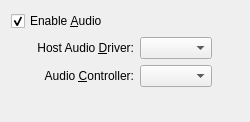
<ui version="4.0" >
 <comment>
 VBox frontends: Qt4 GUI ("VirtualBox"):

 Copyright (C) 2008 Sun Microsystems, Inc.

 This file is part of VirtualBox Open Source Edition (OSE), as
 available from http://www.virtualbox.org. This file is free software;
 you can redistribute it and/or modify it under the terms of the GNU
 General Public License (GPL) as published by the Free Software
 Foundation, in version 2 as it comes in the "COPYING" file of the
 VirtualBox OSE distribution. VirtualBox OSE is distributed in the
 hope that it will be useful, but WITHOUT ANY WARRANTY of any kind.

 Please contact Sun Microsystems, Inc., 4150 Network Circle, Santa
 Clara, CA 95054 USA or visit http://www.sun.com if you need
 additional information or have any questions.
 </comment>
 <class>VBoxVMSettingsAudio</class>
 <widget class="QWidget" name="VBoxVMSettingsAudio" >
  <property name="geometry" >
   <rect>
    <x>0</x>
    <y>0</y>
    <width>250</width>
    <height>122</height>
   </rect>
  </property>
  <layout class="QGridLayout" >
   <item row="0" column="0" colspan="2" >
    <widget class="QCheckBox" name="mGbAudio" >
     <property name="whatsThis" >
      <string>When checked, the virtual PCI audio card is plugged into the virtual machine that uses the specified driver to communicate to the host audio card.</string>
     </property>
     <property name="text" >
      <string>Enable &amp;Audio</string>
     </property>
     <property name="checked" >
      <bool>true</bool>
     </property>
    </widget>
   </item>
   <item row="1" column="0" >
    <spacer>
     <property name="orientation" >
      <enum>Qt::Horizontal</enum>
     </property>
     <property name="sizeType" >
      <enum>QSizePolicy::Fixed</enum>
     </property>
     <property name="sizeHint" >
      <size>
       <width>20</width>
       <height>20</height>
      </size>
     </property>
    </spacer>
   </item>
   <item row="1" column="1" >
    <widget class="QWidget" native="1" name="mAudioChild" >
     <layout class="QGridLayout" >
      <property name="leftMargin" >
       <number>0</number>
      </property>
      <property name="topMargin" >
       <number>0</number>
      </property>
      <property name="rightMargin" >
       <number>0</number>
      </property>
      <property name="bottomMargin" >
       <number>0</number>
      </property>
      <item row="0" column="0" >
       <widget class="QLabel" name="mLbAudioDriver" >
        <property name="text" >
         <string>Host Audio &amp;Driver:</string>
        </property>
        <property name="alignment" >
         <set>Qt::AlignRight|Qt::AlignTrailing|Qt::AlignVCenter</set>
        </property>
        <property name="buddy" >
         <cstring>mCbAudioDriver</cstring>
        </property>
       </widget>
      </item>
      <item row="0" column="1" >
       <widget class="QComboBox" name="mCbAudioDriver" >
        <property name="whatsThis" >
         <string>Controls the audio output driver. The &lt;b>Null Audio Driver&lt;/b> makes the guest see an audio card, however every access to it will be ignored.</string>
        </property>
       </widget>
      </item>
      <item row="1" column="0" >
       <widget class="QLabel" name="mLbAudioController" >
        <property name="text" >
         <string>Audio &amp;Controller:</string>
        </property>
        <property name="alignment" >
         <set>Qt::AlignRight|Qt::AlignTrailing|Qt::AlignVCenter</set>
        </property>
        <property name="buddy" >
         <cstring>mCbAudioController</cstring>
        </property>
       </widget>
      </item>
      <item row="1" column="1" >
       <widget class="QComboBox" name="mCbAudioController" >
        <property name="whatsThis" >
         <string>Selects the type of the virtual sound card. Depending on this value, VirtualBox will provide different audio hardware to the virtual machine.</string>
        </property>
       </widget>
      </item>
     </layout>
    </widget>
   </item>
   <item row="1" column="2" >
    <spacer>
     <property name="orientation" >
      <enum>Qt::Horizontal</enum>
     </property>
     <property name="sizeHint" >
      <size>
       <width>40</width>
       <height>20</height>
      </size>
     </property>
    </spacer>
   </item>
   <item row="2" column="1" >
    <spacer>
     <property name="orientation" >
      <enum>Qt::Vertical</enum>
     </property>
     <property name="sizeHint" >
      <size>
       <width>20</width>
       <height>40</height>
      </size>
     </property>
    </spacer>
   </item>
  </layout>
 </widget>
 <resources/>
 <connections>
  <connection>
   <sender>mGbAudio</sender>
   <signal>toggled(bool)</signal>
   <receiver>mAudioChild</receiver>
   <slot>setEnabled(bool)</slot>
   <hints>
    <hint type="sourcelabel" >
     <x>111</x>
     <y>19</y>
    </hint>
    <hint type="destinationlabel" >
     <x>124</x>
     <y>61</y>
    </hint>
   </hints>
  </connection>
 </connections>
</ui>
